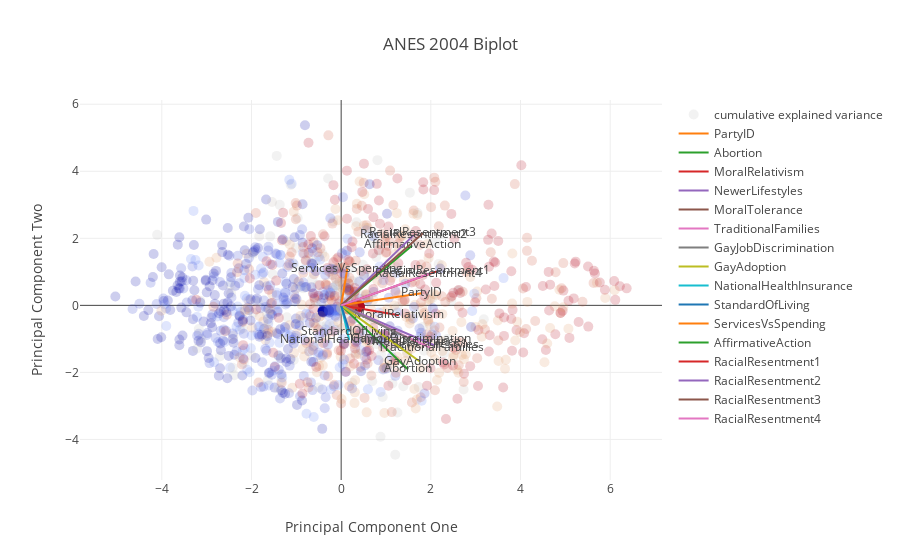

Notebook source saved alongside this figure:
### Code cell
biplot(pca, data_scaled, title='ANES 2004 Biplot', color=data_scaled.PartyID)

### Figure 1 — Plotly figure (JSON) as saved in the notebook; plotly's stock layout.template omitted (floating-point values rounded to 4 significant figures; data arrays with more than 128 entries replaced by an {"elided": "..."} marker saying what was removed)
{"data": [{"marker": {"color": {"elided": "1212 float values"}, "opacity": 0.2, "size": 10}, "mode": "markers", "name": "cumulative explained variance", "type": "scatter", "x": {"elided": "1212 float values"}, "y": {"elided": "1212 float values"}}, {"marker": {"color": {"elided": "1212 float values"}}, "mode": "lines+text", "name": "PartyID", "text": ["", "PartyID"], "type": "scatter", "x": [0, 1.794], "y": [0, 0.3617]}, {"marker": {"color": {"elided": "1212 float values"}}, "mode": "lines+text", "name": "Abortion", "text": ["", "Abortion"], "type": "scatter", "x": [0, 1.492], "y": [0, -1.912]}, {"marker": {"color": {"elided": "1212 float values"}}, "mode": "lines+text", "name": "MoralRelativism", "text": ["", "MoralRelativism"], "type": "scatter", "x": [0, 1.287], "y": [0, -0.2961]}, {"marker": {"color": {"elided": "1212 float values"}}, "mode": "lines+text", "name": "NewerLifestyles", "text": ["", "NewerLifestyles"], "type": "scatter", "x": [0, 2.073], "y": [0, -1.189]}, {"marker": {"color": {"elided": "1212 float values"}}, "mode": "lines+text", "name": "MoralTolerance", "text": ["", "MoralTolerance"], "type": "scatter", "x": [0, 1.672], "y": [0, -1.087]}, {"marker": {"color": {"elided": "1212 float values"}}, "mode": "lines+text", "name": "TraditionalFamilies", "text": ["", "TraditionalFamilies"], "type": "scatter", "x": [0, 1.999], "y": [0, -1.276]}, {"marker": {"color": {"elided": "1212 float values"}}, "mode": "lines+text", "name": "GayJobDiscrimination", "text": ["", "GayJobDiscrimination"], "type": "scatter", "x": [0, 1.548], "y": [0, -1.013]}, {"marker": {"color": {"elided": "1212 float values"}}, "mode": "lines+text", "name": "GayAdoption", "text": ["", "GayAdoption"], "type": "scatter", "x": [0, 1.753], "y": [0, -1.676]}, {"marker": {"color": {"elided": "1212 float values"}}, "mode": "lines+text", "name": "NationalHealthInsurance", "text": ["", "NationalHealthInsurance"], "type": "scatter", "x": [0, 0.1794], "y": [0, -1.032]}, {"marker": {"color": {"elided": "1212 float values"}}, "mode": "lines+text", "name": "StandardOfLiving", "text": ["", "StandardOfLiving"], "type": "scatter", "x": [0, 0.1856], "y": [0, -0.7844]}, {"marker": {"color": {"elided": "1212 float values"}}, "mode": "lines+text", "name": "ServicesVsSpending", "text": ["", "ServicesVsSpending"], "type": "scatter", "x": [0, 0.135], "y": [0, 1.085]}, {"marker": {"color": {"elided": "1212 float values"}}, "mode": "lines+text", "name": "AffirmativeAction", "text": ["", "AffirmativeAction"], "type": "scatter", "x": [0, 1.584], "y": [0, 1.789]}, {"marker": {"color": {"elided": "1212 float values"}}, "mode": "lines+text", "name": "RacialResentment1", "text": ["", "RacialResentment1"], "type": "scatter", "x": [0, 2.132], "y": [0, 1.014]}, {"marker": {"color": {"elided": "1212 float values"}}, "mode": "lines+text", "name": "RacialResentment2", "text": ["", "RacialResentment2"], "type": "scatter", "x": [0, 1.611], "y": [0, 2.087]}, {"marker": {"color": {"elided": "1212 float values"}}, "mode": "lines+text", "name": "RacialResentment3", "text": ["", "RacialResentment3"], "type": "scatter", "x": [0, 1.823], "y": [0, 2.148]}, {"marker": {"color": {"elided": "1212 float values"}}, "mode": "lines+text", "name": "RacialResentment4", "text": ["", "RacialResentment4"], "type": "scatter", "x": [0, 1.956], "y": [0, 0.9374]}], "layout": {"title": "ANES 2004 Biplot", "xaxis": {"title": "Principal Component One"}, "yaxis": {"title": "Principal Component Two"}}}
